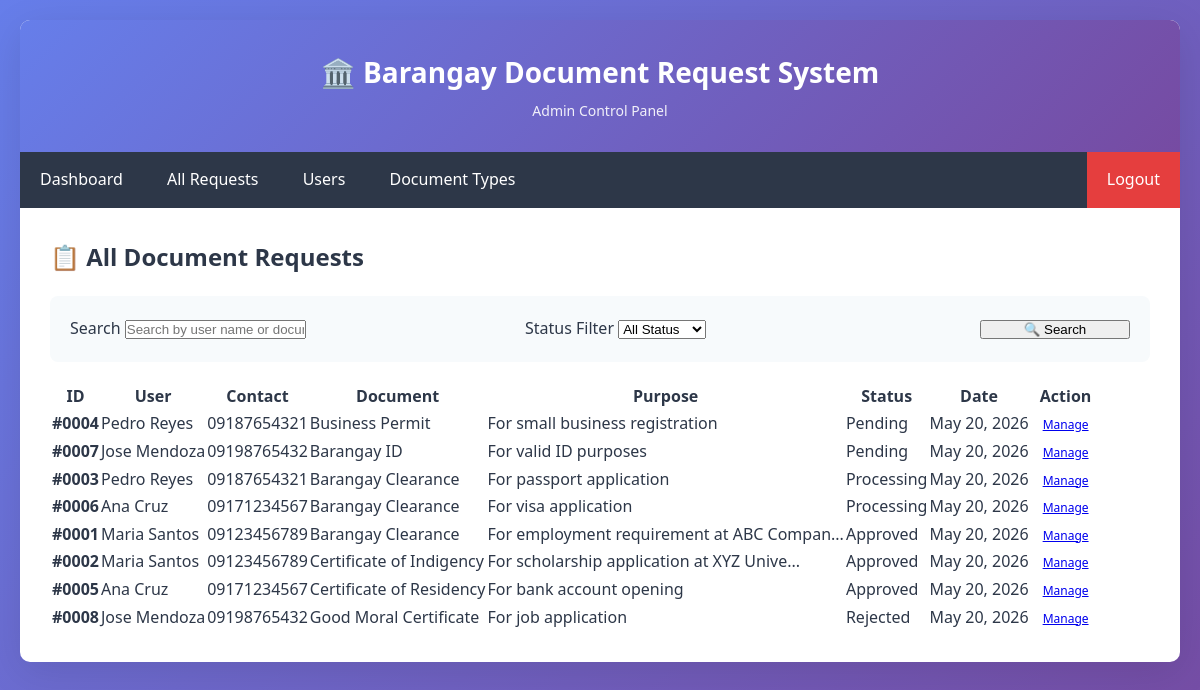
The app's page /admin/requests.php (signed in) with its own data.
### tables this page shows
CREATE TABLE document_requests (
    id INT AUTO_INCREMENT PRIMARY KEY,
    user_id INT NOT NULL,
    document_type_id INT NOT NULL,
    purpose TEXT NOT NULL,
    status ENUM('pending', 'processing', 'approved', 'rejected') DEFAULT 'pending',
    request_date TIMESTAMP DEFAULT CURRENT_TIMESTAMP,
    processed_date TIMESTAMP NULL,
    processed_by INT NULL,
    remarks TEXT NULL,
    FOREIGN KEY (user_id) REFERENCES users(id) ON DELETE CASCADE,
    FOREIGN KEY (document_type_id) REFERENCES document_types(id) ON DELETE RESTRICT,
    FOREIGN KEY (processed_by) REFERENCES admins(id) ON DELETE SET NULL
);

CREATE TABLE users (
    id INT AUTO_INCREMENT PRIMARY KEY,
    firstname VARCHAR(100) NOT NULL,
    lastname VARCHAR(100) NOT NULL,
    email VARCHAR(100) UNIQUE NOT NULL,
    password VARCHAR(255) NOT NULL,
    address VARCHAR(255) NOT NULL,
    contact_number VARCHAR(15),
    created_at TIMESTAMP DEFAULT CURRENT_TIMESTAMP
);

CREATE TABLE document_types (
    id INT AUTO_INCREMENT PRIMARY KEY,
    document_name VARCHAR(100) NOT NULL,
    requirements TEXT,
    processing_days INT DEFAULT 3
);

### admin/requests.php (the view, shortened to what this page needs)
<?php
include '../includes/config.php';
$search = isset($_GET['search']) ? $_GET['search'] : '';
$sql = "SELECT dr.*, dt.document_name, CONCAT(u.firstname, ' ', u.lastname) as user_name, u.contact_number
        FROM document_requests dr
        JOIN document_types dt ON dr.document_type_id = dt.id
        JOIN users u ON dr.user_id = u.id
        WHERE 1=1";
$sql .= " ORDER BY
          CASE dr.status
            WHEN 'pending' THEN 1
            WHEN 'processing' THEN 2
            WHEN 'approved' THEN 3
            WHEN 'rejected' THEN 4
          END,
          dr.request_date DESC";
$stmt = $conn->prepare($sql);
$stmt->execute();
$requests = $stmt->get_result();
?>
<!DOCTYPE html>
<html lang="en">
<head>
    <link rel="stylesheet" href="../css/style.css">
</head>
<body>
    <div class="container">
        <div class="header">
            <h1>🏛️ Barangay Document Request System</h1>
            <p>Admin Control Panel</p>
        </div>
        <div class="navbar">
            <div>
                <a href="dashboard.php">Dashboard</a>
                <a href="requests.php">All Requests</a>
                <a href="users.php">Users</a>
                <a href="documents.php">Document Types</a>
            </div>
            <a href="../logout.php" class="logout">Logout</a>
        </div>
        <div class="content">
            <h2 style="margin-bottom: 20px;">📋 All Document Requests</h2>
            <form method="GET" style="background: #f7fafc; padding: 20px; border-radius: 8px; margin-bottom: 20px;">
                <div style="display: grid; grid-template-columns: 1fr 1fr 150px; gap: 15px; align-items: end;">
                    <div class="form-group" style="margin-bottom: 0;">
                        <label>Search</label>
                        <input type="text" name="search" value="<?php echo htmlspecialchars($search); ?>" placeholder="Search by user name or document">
                    </div>
                    <div class="form-group" style="margin-bottom: 0;">
                        <label>Status Filter</label>
                        <select name="status">
                            <option value="">All Status</option>
                        </select>
                    </div>
                    <div>
                        <button type="submit" class="btn btn-primary" style="width: 100%;">🔍 Search</button>
                    </div>
                </div>
            </form>
            <?php if ($requests->num_rows > 0): ?>
                <div style="overflow-x: auto;">
                    <table>
                        <thead>
                            <tr>
                                <th>ID</th>
                                <th>User</th>
                                <th>Contact</th>
                                <th>Document</th>
                                <th>Purpose</th>
                                <th>Status</th>
                                <th>Date</th>
                                <th>Action</th>
                            </tr>
                        </thead>
                        <tbody>
                            <?php while ($row = $requests->fetch_assoc()): ?>
                            <tr>
                                <td><strong>#<?php echo str_pad($row['id'], 4, '0', STR_PAD_LEFT); ?></strong></td>
                                <td><?php echo htmlspecialchars($row['user_name']); ?></td>
                                <td><?php echo htmlspecialchars($row['contact_number']); ?></td>
                                <td><?php echo htmlspecialchars($row['document_name']); ?></td>
                                <td><?php echo htmlspecialchars(substr($row['purpose'], 0, 40)) . (strlen($row['purpose']) > 40 ? '...' : ''); ?></td>
                                <td>
                                    <span class="status-badge status-<?php echo $row['status']; ?>">
                                        <?php echo ucfirst($row['status']); ?>
                                    </span>
                                </td>
                                <td><?php echo date('M d, Y', strtotime($row['request_date'])); ?></td>
                                <td>
                                    <a href="view-request.php?id=<?php echo $row['id']; ?>" class="btn btn-primary" style="padding: 6px 12px; font-size: 12px;">Manage</a>
                                </td>
                            </tr>
                            <?php endwhile; ?>
                        </tbody>
                    </table>
                </div>
            <?php endif; ?>
        </div>
    </div>
</body>
</html>

### css/style.css (style rules this page uses)
:root { --primary-gradient-start: #667eea; --primary-gradient-end: #764ba2; --primary-color: #667eea; --primary-dark: #5568d3; --secondary-color: #718096; --secondary-dark: #4a5568; --status-pending-bg: #fed7d7; --status-pending-text: #c53030; --status-processing-bg: #feebc8; --status-processing-text: #c05621; --status-approved-bg: #c6f6d5; --status-approved-text: #22543d; --status-rejected-bg: #fed7d7; --status-rejected-text: #742a2a; --success-color: #48bb78; --success-dark: #38a169; --warning-color: #ed8936; --warning-dark: #dd6b20; --danger-color: #f56565; --danger-dark: #e53e3e; --info-color: #4299e1; --info-dark: #3182ce; --white: #ffffff; --gray-50: #f7fafc; --gray-100: #edf2f7; --gray-200: #e2e8f0; --gray-300: #cbd5e0; --gray-400: #a0aec0; --gray-500: #718096; --gray-600: #4a5568; --gray-700: #2d3748; --gray-800: #1a202c; --gray-900: #171923; --spacing-xs: 5px; --spacing-sm: 10px; --spacing-md: 15px; --spacing-lg: 20px; --spacing-xl: 30px; --spacing-2xl: 40px; --radius-sm: 4px; --radius-md: 6px; --radius-lg: 8px; --radius-xl: 10px; --radius-pill: 20px; --shadow-sm: 0 1px 3px rgba(0, 0, 0, 0.1); --shadow-md: 0 4px 6px rgba(0, 0, 0, 0.1); --shadow-lg: 0 10px 40px rgba(0, 0, 0, 0.1); --transition-fast: 0.15s ease; --transition-normal: 0.3s ease; --transition-slow: 0.5s ease; }
* { margin: 0; padding: 0; box-sizing: border-box; }
html { font-size: 16px; scroll-behavior: smooth; }
body { font-family: 'Segoe UI', Tahoma, Geneva, Verdana, sans-serif; background: linear-gradient(135deg, var(--primary-gradient-start) 0%, var(--primary-gradient-end) 100%); min-height: 100vh; padding: var(--spacing-lg); color: var(--gray-700); line-height: 1.6; }
.container { max-width: 1200px; margin: 0 auto; background: var(--white); border-radius: var(--radius-xl); box-shadow: var(--shadow-lg); overflow: hidden; }
.content { padding: var(--spacing-xl); }
.header { background: linear-gradient(135deg, var(--primary-gradient-start) 0%, var(--primary-gradient-end) 100%); color: var(--white); padding: var(--spacing-xl); text-align: center; }
.header h1 { font-size: 28px; margin-bottom: 5px; font-weight: 700; }
.header p { font-size: 14px; opacity: 0.9; }
.navbar { background: var(--gray-700); padding: 0; display: flex; justify-content: space-between; align-items: center; }
.navbar a { color: var(--white); padding: 15px 20px; text-decoration: none; display: inline-block; transition: background var(--transition-normal); }
.navbar .logout { background: var(--danger-dark); }

### records on screen
document_requests: id "0004", user_name "Pedro Reyes", user.contact_number "09187654321", document_type.document_name "Business Permit", purpose "For small business registration", status "Pending", request_date "May 20, 2026"
document_requests: id "0007", user_name "Jose Mendoza", user.contact_number "09198765432", document_type.document_name "Barangay ID", purpose "For valid ID purposes", status "Pending", request_date "May 20, 2026"
document_requests: id "0003", user_name "Pedro Reyes", user.contact_number "09187654321", document_type.document_name "Barangay Clearance", purpose "For passport application", status "Processing", request_date "May 20, 2026"
document_requests: id "0006", user_name "Ana Cruz", user.contact_number "09171234567", document_type.document_name "Barangay Clearance", purpose "For visa application", status "Processing", request_date "May 20, 2026"
document_requests: id "0001", user_name "Maria Santos", user.contact_number "09123456789", document_type.document_name "Barangay Clearance", purpose "For employment requirement at ABC Compan", status "Approved", request_date "May 20, 2026"
document_requests: id "0002", user_name "Maria Santos", user.contact_number "09123456789", document_type.document_name "Certificate of Indigency", purpose "For scholarship application at XYZ Unive", status "Approved", request_date "May 20, 2026"
document_requests: id "0005", user_name "Ana Cruz", user.contact_number "09171234567", document_type.document_name "Certificate of Residency", purpose "For bank account opening", status "Approved", request_date "May 20, 2026"
document_requests: id "0008", user_name "Jose Mendoza", user.contact_number "09198765432", document_type.document_name "Good Moral Certificate", purpose "For job application", status "Rejected", request_date "May 20, 2026"
